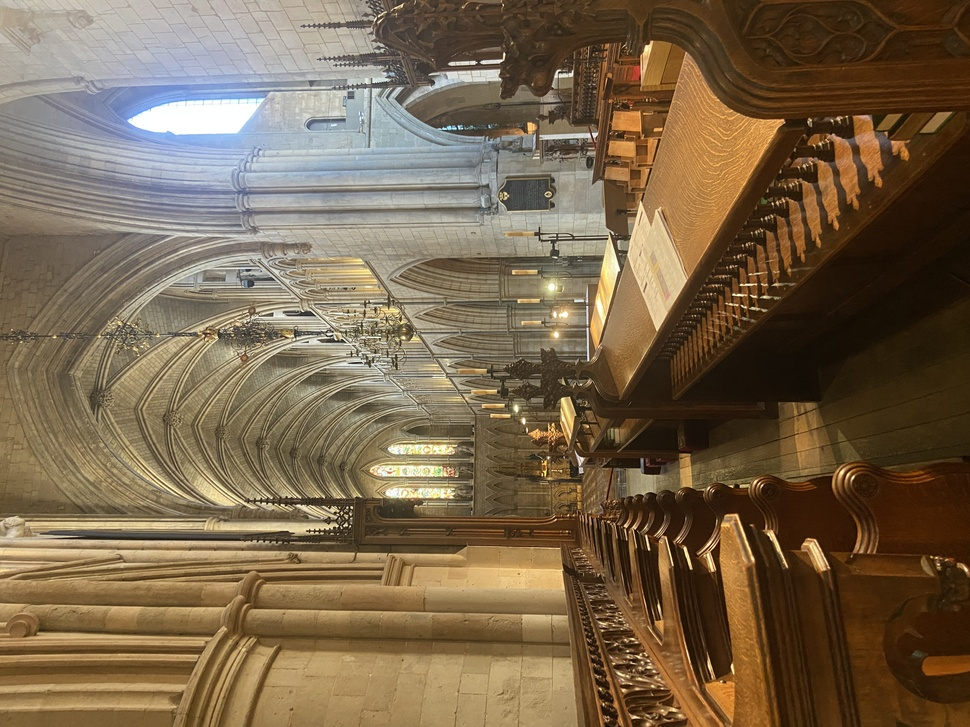
#> input picture TEST_IMGS/IMG_6633.JPG, 970 x 727 px, shrunk from 4032 x 3024 before the run, found by its file name
$ python main.py
#> lines starting #> are read from the running program, lines starting #| are printed output that depends on the picture; after the words box and inside, x2 and y2 are one past the last pixel; in counts of white or black regions, pixels touching at a corner belong together
#> further down, img is the input picture: PIL image 970x727 RGB; mean R, G, B 120.5, 101.1, 75.9
### utils.py
"""Utility functions for editing images using Pillow and opencv"""

import numpy as np
from PIL import Image, ImageEnhance
import cv2


# Define Lightroom-style HSL target hues (OpenCV hue is 0-179)
COLOR_HUES = {
    "red": 0,
    "orange": 15,
    "yellow": 30,
    "green": 60,
    "aqua": 90,
    "blue": 120,
    "purple": 150,
    "magenta": 170
}


def adjust_contrast(img, val):
    # Normal settings range is about 0.65 to 1.35
    return ImageEnhance.Contrast(img).enhance(val)


def adjust_color_balance(img, val):
    return ImageEnhance.Color(img).enhance(val)


def adjust_brightness(img, val):
    return ImageEnhance.Brightness(img).enhance(val)


def adjust_sharpness(img, val):
    return ImageEnhance.Sharpness(img).enhance(val)


# [418 lines left out: functions _color_mask, adjust_color_hue, adjust_color_saturation, adjust_color_luminance, adjust_vibrance, adjust_saturation and 9 more, not called in this run]


def apply_disposable_camera_filter(img, *, grain_strength=0.08, vignette_strength=0.35, light_leak_strength=0.08):
    """
    Return a new image styled like a disposable camera shot.

    Args:
    - img: PIL.Image — input image
    - grain_strength: float — 0..~0.1, amount of film-like noise
    - vignette_strength: float — 0..1, edge darkening
    - light_leak_strength: float — 0..1, intensity of warm edge leak
    """
#> called with grain_strength = 0.08, vignette_strength = 0.35, light_leak_strength = 0.08
    original_mode = img.mode
    work = img.convert("RGBA")

    # 1) Color curve shifts with green tint - boost green channel, reduce red and blue
    def _build_lut(x_points, y_points):
        x = np.asarray(x_points, dtype=np.float32)
        y = np.asarray(y_points, dtype=np.float32)
        return np.interp(np.arange(256), x, y).astype(np.uint8)

    r_lut = _build_lut([0, 235], [5, 245])  # Reduced red slightly
    g_lut = _build_lut([0, 245], [15, 255])  # Boosted green more
    b_lut = _build_lut([0, 255], [0, 240])  # Reduced blue slightly

    r, g, b, a = work.split()
#> a: PIL image 970x727 L; every value is 255
    r = r.point(r_lut)
    g = g.point(g_lut)
    b = b.point(b_lut)
    work = Image.merge("RGBA", [r, g, b, a])

    # 2) Add green tint overlay
    arr = np.array(work).astype(np.float32)
    green_tint = np.array([0.0, 0.15, 0.0], dtype=np.float32)  # Green tint
    arr[..., :3] = np.clip(arr[..., :3] + green_tint * 255 * 0.1, 0, 255)
    work = Image.fromarray(arr.astype(np.uint8), mode="RGBA")

    # 3) Slightly reduce contrast for faded look and bump saturation up
    work = ImageEnhance.Contrast(work).enhance(0.93)
    work = ImageEnhance.Color(work).enhance(1.02)
    work = ImageEnhance.Brightness(work).enhance(1.00)

    # 4) Brighten highlights using luminance-based weighting
    arr = np.array(work).astype(np.float32) / 255.0
    rgb = arr[..., :3]
    alpha = arr[..., 3:]
#> alpha: shape (727, 970, 1) float32; every value is 1

    # Calculate perceptual luminance
    luminance = rgb[..., 0] * 0.2126 + rgb[..., 1] * 0.7152 + rgb[..., 2] * 0.0722

    # Create weight mask that emphasizes highlights
    # Highlights (0.7-1.0): full effect, Midtones (0.4-0.7): moderate effect, Shadows (0.0-0.4): minimal effect
    weight = np.zeros_like(luminance)

    # Shadows: minimal effect (0.0-0.4)
    shadow_mask = luminance < 0.4
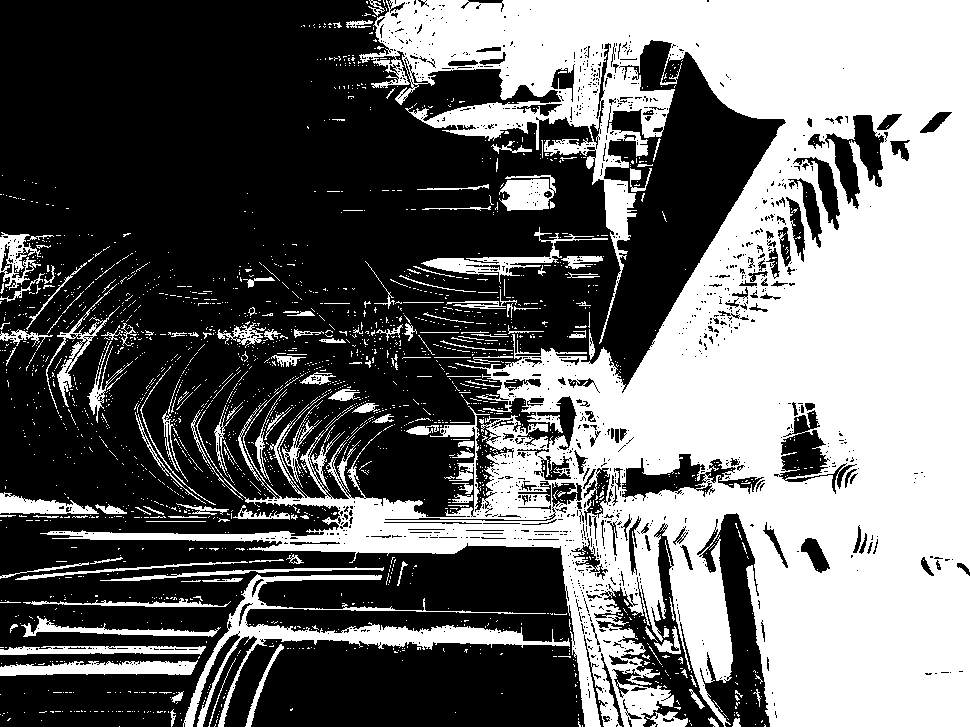
#> shadow_mask: shape (727, 970) bool; 42.7% white; 2063 white regions (1896 under 20 px), largest, box (x1, y1, x2, y2) and area: (40, 0, 970, 727) 261255, (183, 574, 570, 727) 7654, (0, 660, 198, 676) 2168
    weight[shadow_mask] = luminance[shadow_mask] * 0.1

    # Midtones: moderate effect (0.4-0.7)
    midtone_mask = (luminance >= 0.4) & (luminance < 0.7)
#> midtone_mask: shape (727, 970) bool; 44.5% white; 2127 white regions (1921 under 20 px), largest, box (x1, y1, x2, y2) and area: (0, 6, 607, 538) 168683, (0, 540, 585, 727) 76876, (604, 40, 786, 284) 17526
    weight[midtone_mask] = 0.04 + (luminance[midtone_mask] - 0.4) * 0.2

    # Highlights: full effect (0.7-1.0)
    highlight_mask = luminance >= 0.7
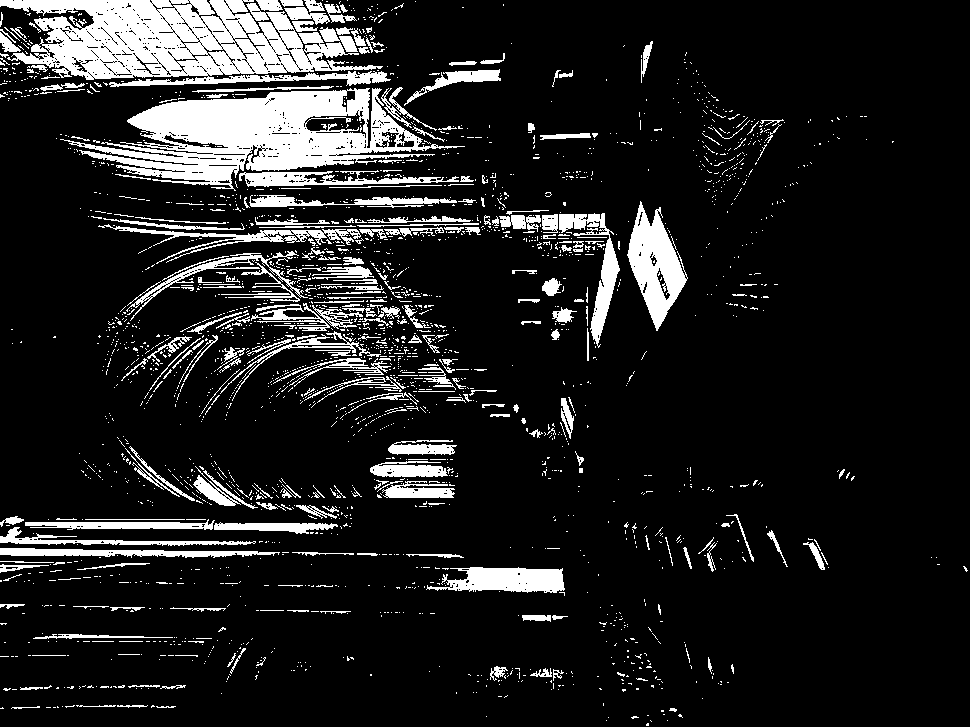
#> highlight_mask: shape (727, 970) bool; 12.8% white; 2386 white regions (2104 under 20 px), largest, box (x1, y1, x2, y2) and area: (0, 0, 391, 87) 19905, (60, 88, 465, 191) 17853, (627, 201, 688, 331) 3857
    weight[highlight_mask] = 0.1 + (luminance[highlight_mask] - 0.7) * 0.3
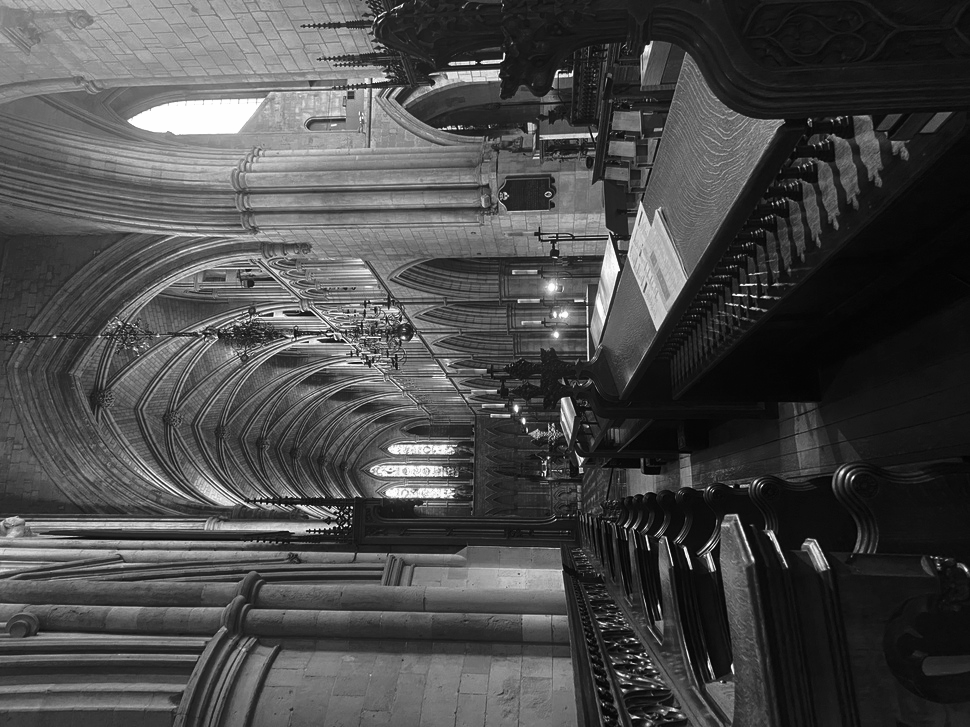
#> weight: shape (727, 970) float32; min 0.00932, max 0.174, mean 0.0571; drawn with min black and max white

    weight = weight[..., None]

    # Apply highlights brightening
    highlight_boost = 0.25  # Amount to brighten highlights
    adjusted_rgb = rgb + weight * highlight_boost * (1.0 - rgb) * 0.6
    adjusted_rgb = np.clip(adjusted_rgb, 0.0, 1.0)

    # Reconstruct the image
    out_arr = np.concatenate([adjusted_rgb, alpha], axis=-1)
    work = Image.fromarray((out_arr * 255.0).astype(np.uint8), mode="RGBA")

    # Convert to numpy for spatial effects
    arr = np.array(work).astype(np.float32)
    h, w = arr.shape[0], arr.shape[1]

    # 5) Vignette (radial falloff)
    if vignette_strength > 0:
        yy, xx = np.mgrid[0:h, 0:w]
        cx, cy = (w - 1) / 2.0, (h - 1) / 2.0
        rx, ry = cx, cy
        nx = (xx - cx) / (rx + 1e-6)
        ny = (yy - cy) / (ry + 1e-6)
        r2 = nx * nx + ny * ny
        vignette = 1.0 - vignette_strength * np.clip(r2, 0.0, 1.0)
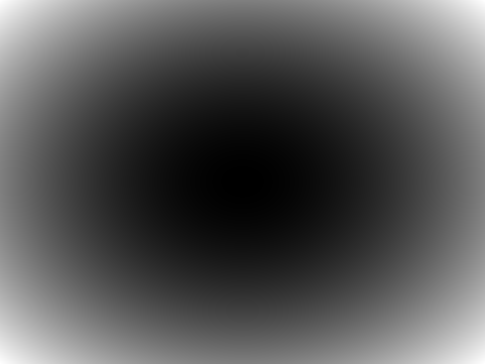
#> r2: shape (727, 970) float64 (shown at 1/2 size); min 1.07e-06, max 2, mean 0.668; drawn with min black and max white
        vignette = vignette[..., None]
        arr[..., :3] = np.clip(arr[..., :3] * vignette, 0, 255)

    # 6) Film grain (additive, gaussian noise)
    if grain_strength > 0:
        noise = np.random.normal(loc=0.0, scale=255.0 * grain_strength, size=(h, w, 1)).astype(np.float32)
        arr[..., :3] = np.clip(arr[..., :3] + noise, 0, 255)

    # 7) Subtle warm light leak from one edge
    if light_leak_strength > 0:
        # Left-edge gradient leak (H, W, 1)
        x = np.linspace(1.0, 0.0, w, dtype=np.float32)
        leak_mask = np.clip(x, 0.0, 1.0)[None, :]
        leak_mask = np.repeat(leak_mask, h, axis=0)  # (h, w)
        leak_mask = (leak_mask ** 2.5) * light_leak_strength  # (h, w)
        leak_mask = leak_mask[..., None]  # (h, w, 1)
        leak_color = np.array([255.0, 110.0, 20.0], dtype=np.float32)  # softer warm
        arr[..., :3] = np.clip(arr[..., :3] + leak_mask * leak_color * 0.15, 0, 255)

    out = Image.fromarray(arr.astype(np.uint8), mode="RGBA")

    # Final tiny contrast trim to glue it together
    out = ImageEnhance.Contrast(out).enhance(0.98)

    # Return in the original mode
    return out.convert(original_mode)


def apply_film_grain(image, amount=0.5):
    """
    Apply a film grain effect to an image.

    Parameters:
        image (str | np.ndarray | PIL.Image): Path to image, numpy array, or PIL image.
        amount (float): Grain intensity, between 0 (none) and 1 (strong).

    Returns:
        PIL.Image: Image with film grain applied.
    """
#> called with amount = 1
    # Load if image is a path
    if isinstance(image, str):
        img = cv2.imread(image, cv2.IMREAD_COLOR)
        img = cv2.cvtColor(img, cv2.COLOR_BGR2RGB)
    elif isinstance(image, Image.Image):
        img = np.array(image.convert("RGB"))
    else:
        img = image.copy()

    # Normalize amount (so it's subtle at low values)
    amount = np.clip(amount, 0.0, 1.0)

    # Generate noise
    noise = np.random.normal(0, 25 * amount, img.shape).astype(np.float32)

    # Add noise to image
    noisy_img = img.astype(np.float32) + noise
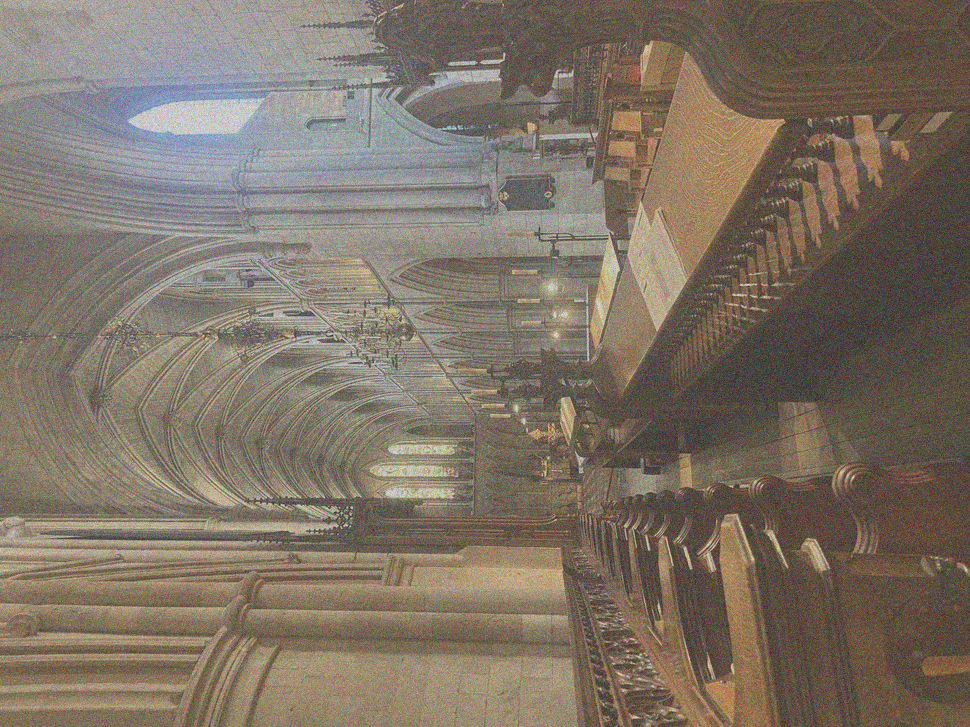
#> noisy_img: shape (727, 970, 3) float32; mean R, G, B 120.5, 101.1, 75.8; drawn with min black and max white
    noisy_img = np.clip(noisy_img, 0, 255).astype(np.uint8)

    return Image.fromarray(noisy_img)

### main.py
import numpy as np
from PIL import Image
import matplotlib.pyplot as plt
import cv2

from utils import apply_disposable_camera_filter
from utils import (
                   apply_channel_lut,
                   apply_point_lut,
                   adjust_highlights,
                   adjust_shadows,
                   adjust_midtones,
                   adjust_blacks,
                   adjust_whites,
                   adjust_tint,
                   adjust_temp,
                   adjust_contrast,
                   adjust_saturation,
                   adjust_vibrance,
                   adjust_color_hue,
                   adjust_color_saturation,
                   adjust_color_luminance,
                   apply_film_grain
)


if __name__ == "__main__":
    img = Image.open("./TEST_IMGS/IMG_6633.jpg")
    out = apply_disposable_camera_filter(img)
    # out.show()

    light_grain = apply_film_grain(img, 1)
    light_grain.show()

    gpt_grain = apply_film_grain(img, 1)
    gpt_grain.show()

    # [40 lines of commented-out code are left out]

$ run again, with TEST_IMGS/IMG_5977.JPG copied over TEST_IMGS/IMG_6633.JPG
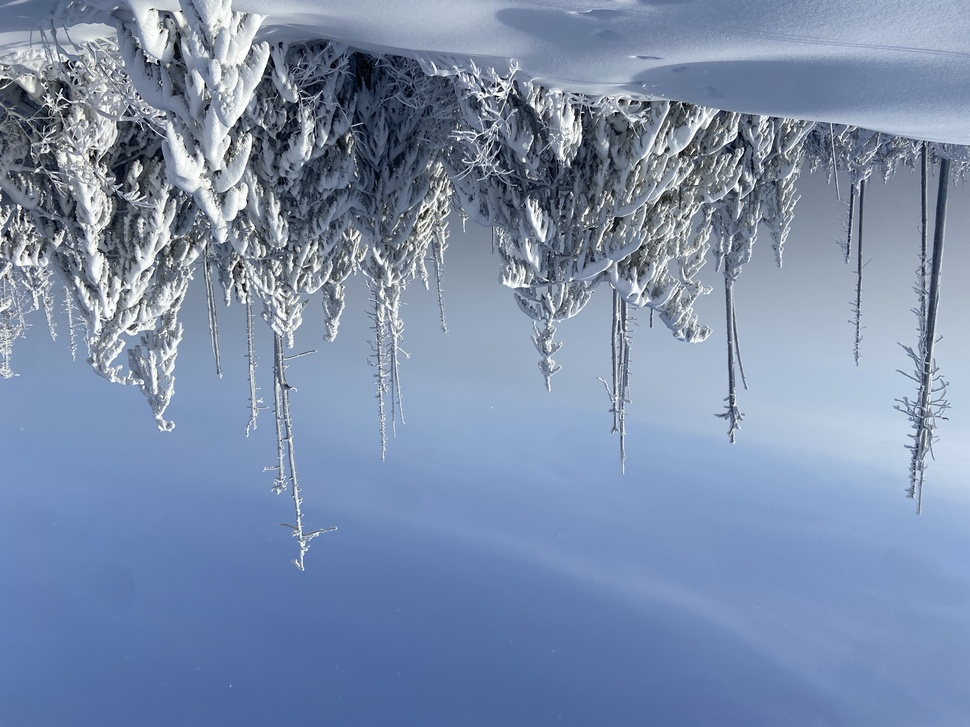
#> input picture TEST_IMGS/IMG_5977.JPG, 970 x 727 px, shrunk from 4032 x 3024 before the run, found by its file name
#> img is the input picture: PIL image 970x727 RGB; mean R, G, B 123.1, 141.1, 170.5
#> a: PIL image 970x727 L; every value is 255
#> alpha: shape (727, 970, 1) float32; every value is 1
#> in apply_disposable_camera_filter, `shadow_mask = luminance < 0.4`:
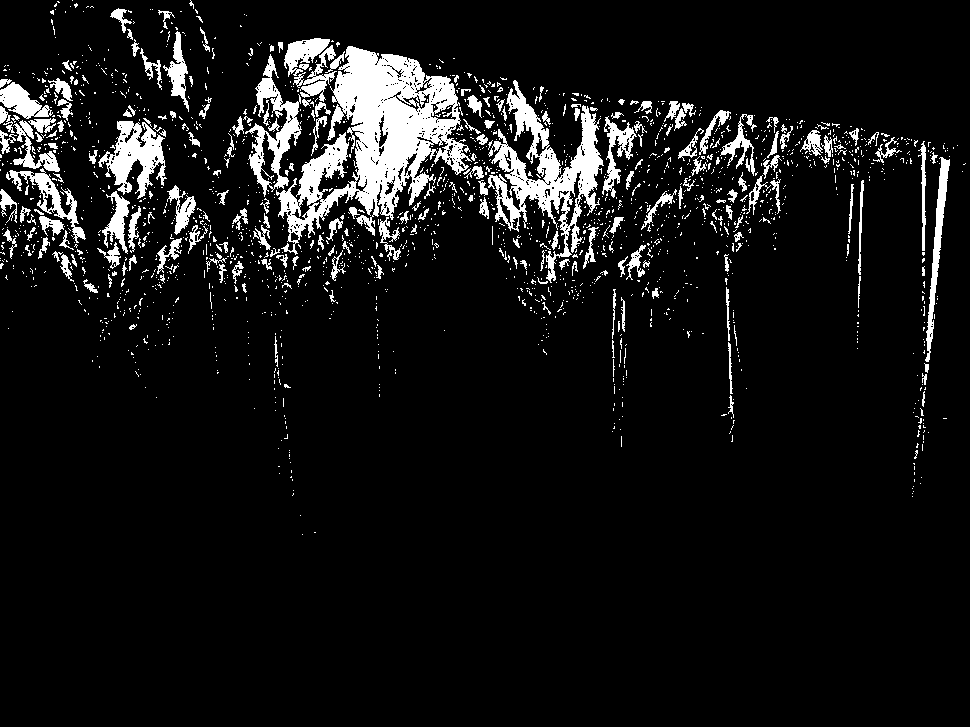
#> shadow_mask: shape (727, 970) bool; 8.3% white; 1957 white regions (1734 under 20 px), largest, box (x1, y1, x2, y2) and area: (276, 46, 472, 255) 15990, (488, 80, 604, 283) 7098, (98, 121, 167, 199) 2530
#> midtone_mask: shape (727, 970) bool; 72.3% white; 2013 black regions (1792 under 20 px), largest, box (x1, y1, x2, y2) and area: (147, 0, 922, 518) 113121, (66, 93, 211, 385) 13445, (918, 157, 970, 537) 11547
#> highlight_mask: shape (727, 970) bool; 19.3% white; 1748 white regions (1510 under 20 px), largest, box (x1, y1, x2, y2) and area: (434, 187, 921, 518) 59623, (159, 0, 504, 243) 13276, (918, 216, 970, 537) 10214
#> in apply_disposable_camera_filter, `weight[highlight_mask] = 0.1 + (luminance[highlight_mask] - 0.7) * 0.3`:
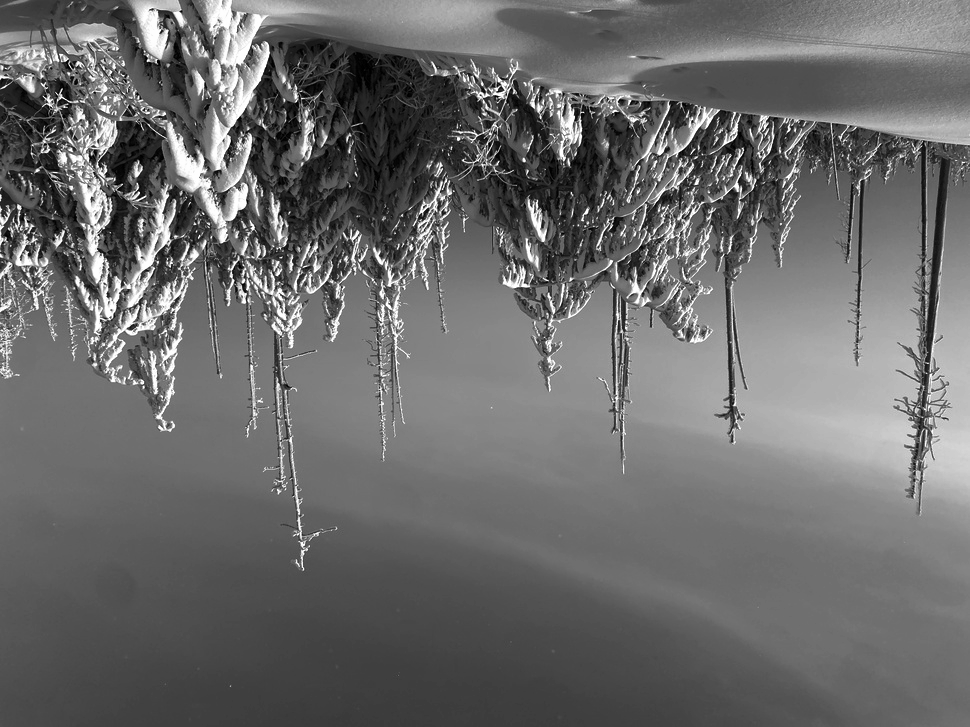
#> weight: shape (727, 970) float32; min 0.00899, max 0.177, mean 0.0799; drawn with min black and max white
